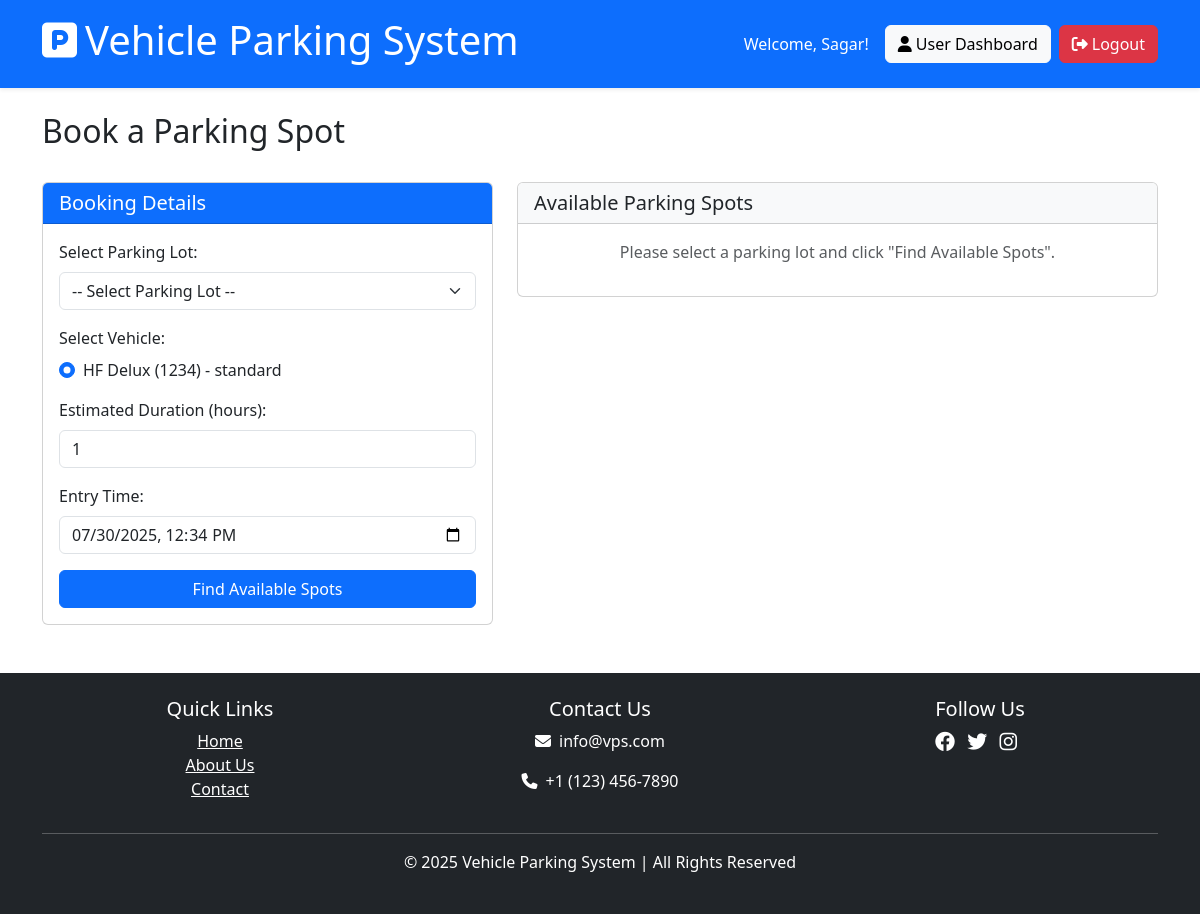
Page /user/book_parking (signed in) on the committed database.
### models/user.py (models this page shows, shortened)
class User(db.Model, UserMixin):
    id = db.Column(db.Integer, primary_key=True)
    username = db.Column(db.String(100), unique=True, nullable=False)
    email = db.Column(db.String(120), unique=True, nullable=False)
    password_hash = db.Column(db.String(200), nullable=False)
    first_name = db.Column(db.String(50))
    last_name = db.Column(db.String(50))
    phone = db.Column(db.String(20))
    registered_on = db.Column(db.DateTime, default=lambda: datetime.now(timezone.utc))
    bookings = db.relationship('Booking', backref='user', lazy=True, cascade="all, delete-orphan")
    vehicles = db.relationship('Vehicle', backref='owner', lazy=True, cascade="all, delete-orphan")
    @property
    def password(self):
        raise AttributeError('password is not a readable attribute')

### models/vehicle.py (models this page shows, shortened)
class Vehicle(db.Model):
    id = db.Column(db.Integer, primary_key=True)
    user_id = db.Column(db.Integer, db.ForeignKey('user.id'), nullable=False)
    model = db.Column(db.String(100), nullable=False)
    license_plate = db.Column(db.String(20), nullable=False, unique=True)
    vehicle_type = db.Column(db.String(20), default='standard')  # standard, compact, SUV, electric, etc.
    color = db.Column(db.String(20))
    created_on = db.Column(db.DateTime, default=lambda: datetime.now(timezone.utc))
    bookings = db.relationship('Booking', backref='vehicle', lazy=True)

### routes/user_routes.py (the view, shortened to what this page needs)
@user_bp.route('/book_parking', methods=['GET', 'POST'])
@login_required
@user_required
def book_parking():
    form = BookingForm()
    confirmation_form = ConfirmBookingForm()
    parking_lots = ParkingLot.query.all()
    form.parking_lot_id.choices = [(lot.id, f"{lot.name} ({lot.available_spots} spots available)") for lot in parking_lots]
    user_vehicles = Vehicle.query.filter_by(user_id=current_user.id).all()
    if not user_vehicles:
        flash('You need to add a vehicle before booking a parking spot.', 'warning')
        return redirect(url_for('user.vehicles'))
    form.vehicle_id.choices = [(v.id, f"{v.model} ({v.license_plate})") for v in user_vehicles]
    active_booking = Booking.query.filter_by(
        user_id=current_user.id,
        booking_status='active'
    ).first()
    return render_template('user/book_parking.html',
                          form=form,
                          confirmation_form=confirmation_form,
                          parking_lots=parking_lots,
                          user_vehicles=user_vehicles,
                          available_spots=[])

### routes/user_routes.py
class BookingForm(FlaskForm):
    parking_lot_id = SelectField('Parking Lot', coerce=int, validators=[DataRequired()])
    vehicle_id = SelectField('Vehicle', coerce=int, validators=[DataRequired()])
    duration = StringField('Duration (hours)', validators=[DataRequired()])
    entry_time = StringField('Entry Time', validators=[DataRequired()])
    submit = SubmitField('Find Available Spots')

class ConfirmBookingForm(FlaskForm):
    spot_id = HiddenField('Spot ID', validators=[DataRequired()])
    submit = SubmitField('Confirm Booking')

### extensions.py (called while the page is built)
@login_manager.user_loader
def load_user(user_id):
    from models.admin import Admin
    from models.user import User
    admin = Admin.query.get(int(user_id))
    if admin:
        return admin
    return User.query.get(int(user_id))

### models/parking_lot.py (called while the page is built)
    @property
    def price(self):
        return self._price

### routes/user_routes.py (called while the page is built)
def user_required(f):
    from functools import wraps
    @wraps(f)
    def decorated_function(*args, **kwargs):
        from models.admin import Admin
        if isinstance(current_user, Admin):
            flash('This feature is only for regular users.', 'danger')
            return redirect(url_for('admin.dashboard'))
        return f(*args, **kwargs)
    return decorated_function

### templates/user/book_parking.html (shortened to what this page needs)
{% extends 'shared/base.html' %}
{% block content %}
<div class="row mb-4">
    <div class="col-12">
        <h2>Book a Parking Spot</h2>
    </div>
</div>
<div class="row">
    <div class="col-md-5">
        <form method="POST" action="{{ url_for('user.book_parking') }}" id="bookingForm">
            <div class="card">
                <div class="card-header bg-primary text-white">
                    <h5 class="mb-0">Booking Details</h5>
                </div>
                <div class="card-body">
                    <div class="mb-3">
                        <label for="parking_lot_id" class="form-label">Select Parking Lot:</label>
                        <select class="form-select" id="parking_lot_id" name="parking_lot_id" required>
                            <option value="">-- Select Parking Lot --</option>
                        </select>
                    </div>
                    <div class="mb-3">
                        <label class="form-label">Select Vehicle:</label>
                        {% for vehicle in user_vehicles %}
                            <div class="form-check mb-2">
                                <input class="form-check-input" type="radio" name="vehicle_id"
                                       id="vehicle_{{ vehicle.id }}" value="{{ vehicle.id }}"
                                       {% if selected_vehicle_id == vehicle.id or loop.first %}checked{% endif %}>
                                <label class="form-check-label" for="vehicle_{{ vehicle.id }}">
                                    {{ vehicle.model }} ({{ vehicle.license_plate }}) - {{ vehicle.vehicle_type }}
                                </label>
                            </div>
                        {% endfor %}
                    </div>
                    <div class="mb-3">
                        <label for="duration" class="form-label">Estimated Duration (hours):</label>
                        <input type="number" class="form-control" id="duration" name="duration" value="1" min="1" max="24" required>
                    </div>
                    <div class="mb-3">
                        <label for="entry_time" class="form-label">Entry Time:</label>
                        <input type="datetime-local" class="form-control" id="entry_time" name="entry_time" required>
                    </div>
                    <div class="d-grid">
                        <button type="submit" class="btn btn-primary">Find Available Spots</button>
                    </div>
                </div>
            </div>
        </form>
    </div>
    <div class="col-md-7">
        <div class="card">
            <div class="card-header bg-light">
                <h5 class="mb-0">Available Parking Spots</h5>
            </div>
            <div class="card-body">
                {% if available_spots %}
                    <div class="alert alert-success">
                        <strong>{{ available_spots|length }}</strong> spot{{ 's' if available_spots|length != 1 else '' }} available at
                        <strong>{{ available_spots[0].parking_lot.name }}</strong>
                    </div>
                    <div class="row mb-3">
                        {% for spot in available_spots %}
                        <div class="col-md-3 col-4 mb-3">
                            <div class="parking-spot available"
                                 data-spot-id="{{ spot.id }}"
                                 data-spot-number="{{ spot.spot_number }}"
                                 data-spot-type="{{ spot.spot_type }}">
                                <div class="text-center">
                                    <strong>{{ spot.spot_number }}</strong><br>
                                    <small>{{ spot.spot_type|capitalize }}</small>
                                </div>
                            </div>
                        </div>
                        {% endfor %}
                    </div>
                    <div class="mb-3">
                        <div class="card p-3 bg-light">
                            <div class="row">
                                <div class="col-md-6">
                                    <p id="selectedSpotDisplay"><strong>Selected Spot:</strong> None</p>
                                    Spot Type: <strong><span id="selected_spot_type">-</span></strong>
                                </div>
                                <div class="col-md-6 text-md-end">
                                    Duration: <strong><span id="duration_display">1</span> hours</strong><br>
                                    Estimated Fee: <strong>$<span id="estimated_fee">0.00</span></strong>
                                </div>
                            </div>
                        </div>
                    </div>
                    <form method="POST" action="{{ url_for('user.book_parking') }}" id="confirmationForm">
                        {{ confirmation_form.hidden_tag() }}
                        <input type="hidden" name="spot_id" id="spot_id" value="">
                        <input type="hidden" name="vehicle_id" id="confirm_vehicle_id">
                        <input type="hidden" name="duration" id="confirm_duration">
                        <input type="hidden" name="entry_time" id="confirm_entry_time">
                        <input type="hidden" name="parking_lot_id" id="confirm_parking_lot_id">
                        <div class="d-grid">
                            <button type="submit" class="btn btn-success" id="confirm_btn" disabled>Confirm Booking</button>
                        </div>
                    </form>
                {% else %}
                    <p class="text-muted text-center">Please select a parking lot and click "Find Available Spots".</p>
                {% endif %}
            </div>
        </div>
    </div>
</div>
{% endblock %}

### templates/shared/base.html (shortened to what this page needs)
<!DOCTYPE html>
<html lang="en">
<head>
    <link rel="stylesheet" href="{{ url_for('static', filename='css/style.css') }}">
    <link href="https://cdn.jsdelivr.net/npm/bootstrap@5.3.0/dist/css/bootstrap.min.css" rel="stylesheet">
    <link rel="stylesheet" href="https://cdnjs.cloudflare.com/ajax/libs/font-awesome/6.4.0/css/all.min.css">
</head>
<body>
    <header class="bg-primary text-white p-3 shadow-sm">
        <div class="container">
            <div class="d-flex justify-content-between align-items-center">
                <a href="{{ url_for('main.index') }}" class="text-white text-decoration-none">
                    <h1><i class="fas fa-parking me-2"></i>Vehicle Parking System</h1>
                </a>
                <nav class="navbar-nav d-flex flex-row">
                    {% if current_user.is_authenticated %}
                        <div class="d-flex align-items-center">
                            <span class="me-3">Welcome, {{ current_user.username }}!</span>
                            {% if current_user.is_admin %}
                                <a href="{{ url_for('admin.dashboard') }}" class="btn btn-light me-2">
                                    <i class="fas fa-tachometer-alt me-1"></i>Admin Dashboard
                                </a>
                            {% else %}
                                <a href="{{ url_for('user.dashboard') }}" class="btn btn-light me-2">
                                    <i class="fas fa-user me-1"></i>User Dashboard
                                </a>
                            {% endif %}
                            <a href="{{ url_for('auth.logout') }}" class="btn btn-danger">
                                <i class="fas fa-sign-out-alt me-1"></i>Logout
                            </a>
                        </div>
                    {% endif %}
                </nav>
            </div>
        </div>
    </header>
    <div class="container mt-4">
        {% block content %}{% endblock %}
    </div>
    <footer class="mt-5 p-4 bg-dark text-white text-center">
        <div class="container">
            <div class="row">
                <div class="col-md-4">
                    <h5>Quick Links</h5>
                    <ul class="list-unstyled">
                        <li><a href="{{ url_for('main.index') }}" class="text-white">Home</a></li>
                        <li><a href="{{ url_for('main.about') }}" class="text-white">About Us</a></li>
                        <li><a href="{{ url_for('main.contact') }}" class="text-white">Contact</a></li>
                    </ul>
                </div>
                <div class="col-md-4">
                    <h5>Contact Us</h5>
                    <p><i class="fas fa-envelope me-2"></i>info@vps.com</p>
                    <p><i class="fas fa-phone me-2"></i>+1 (123) 456-7890</p>
                </div>
                <div class="col-md-4">
                    <h5>Follow Us</h5>
                    <div class="social-icons">
                        <a href="#" class="text-white me-2"><i class="fab fa-facebook fa-lg"></i></a>
                        <a href="#" class="text-white me-2"><i class="fab fa-twitter fa-lg"></i></a>
                        <a href="#" class="text-white me-2"><i class="fab fa-instagram fa-lg"></i></a>
                    </div>
                </div>
            </div>
            <hr class="my-3">
            <p>&copy; 2025 Vehicle Parking System | All Rights Reserved</p>
        </div>
    </footer>
</body>
</html>

### rows in the picture
User: username "Sagar"
Vehicle: vehicle_id "☑ HF Delux (1234) - standard", model "HF Delux", license_plate "1234", vehicle_type "standard"
